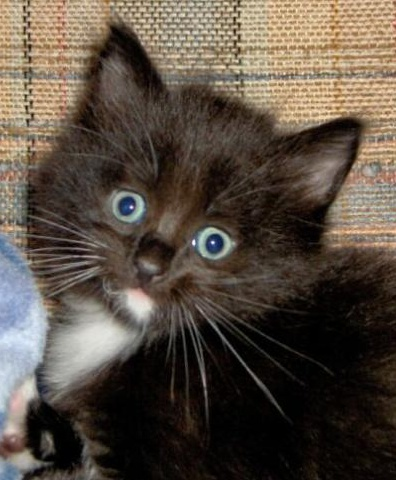
#> input picture Visual/Assignment1/data_cat/cat_0034.jpg, 396 x 480 px; its folder holds only this picture in this run
$ jupyter execute --allow-errors Untitled.ipynb
#> lines starting #> are read from the running program, lines starting #| are printed output that depends on the picture
## Visual analysis of pictures

Hanna Matera

Write a Python script which does the following:

For each image, find the width, height, and number of channels
For each image, split image into four equal-sized quadrants (i.e. top-left, top-right, bottom-left, bottom-right)
Save each of the split images in JPG format
Create and save a file containing the filename, width, height for all of the new images.

Importing packages

[cell 1]
import os
import numpy as np # creating an abbreviation to save keystrokes
import pandas as pd
import cv2
import numpy as np
import matplotlib as mpl
import matplotlib.pyplot as plt
from pathlib import Path

Installing opencv manually (as I ran into issues)

Defining a data frame where the results go, specifying data path from which images are retrieved and a lits of images from the folder

[cell 2]
#data frame
image_size_df = pd.DataFrame(columns = ['filename', 'height', 'width'])

#filepath
data_path = os.path.join("data_cat","")


# define pandas with appropriate column names
Columns = ['filename','width','height']
DATA = pd.DataFrame(columns = Columns)

# Create a list of all filenames in the image folder.
filelist = []
basepath = Path(data_path)
files_in_basepath = basepath.iterdir()
for item in files_in_basepath:
    if item.is_file():
        filelist.append(item.name)
#> further down, image is the input picture: shape (480, 396, 3); mean B, G, R 65.7, 76.6, 87.5

Creating a function that splits up the image

[cell 3]
def image_split(hght1, hght2, wdth1, wdth2, image):
    new_image = image[hght1:hght2, wdth1:wdth2]

    return(new_image)

Creating a loop which slices images, saves them separately in a new folder and creates a data frame containing information about their properties (such as height, width and number of channels)

#> (a cell that did not finish here is left out)

Reading an Image - defining jimshow

[cell 5]
def jimshow(image, title=False):
    """imshow with matplotlib dependencies
    """
    # Acquire default dots per inch value of matplotlib
    dpi = mpl.rcParams['figure.dpi']

    height, width, depth = image.shape
    figsize = width / float(dpi), height / float(dpi)

    plt.figure(figsize=figsize)

    if depth == 1:
        plt.imshow(image, cmap='gray')
    else:
        plt.imshow(cv2.cvtColor(image, cv2.COLOR_BGR2RGB))

    if title:
        plt.title(title)
    plt.axis('off')

    plt.show()

#displaying an image

#> (a cell that did not finish here is left out)

Defining height and width

[cell 7]
height = int(image.shape[0])
#> height = 480
width = int(image.shape[1])
#> width = 396

#new heights and widths
new_height = int(image.shape[0]/2)
#> new_height = 240
new_width = int(image.shape[1]/2)
#> new_width = 198

[cell 8]
#top left corner
top_left = image[0:new_height,0:new_width]
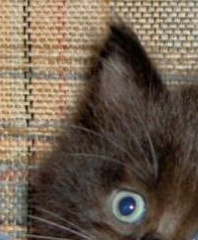
#> top_left: shape (240, 198, 3); mean B, G, R 78.7, 94.3, 109.3

jimshow(top_left, "Top left corner")

[cell 9]
#top right corner
top_right = image[0:new_height,new_width:width]
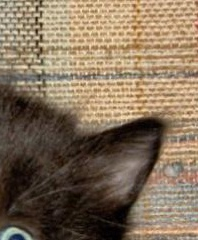
#> top_right: shape (240, 198, 3); mean B, G, R 90.4, 112, 130.9

jimshow(top_right, "Top right corner")

[cell 10]
#bottom left corner
bottom_left= image[new_height:height,0:new_width]
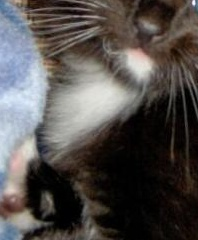
#> bottom_left: shape (240, 198, 3); mean B, G, R 76.2, 78.5, 82.7

jimshow(bottom_left, "Bottom left corner")

[cell 11]
#bottom right corner
bottom_right = image[new_height:height,new_width:width]
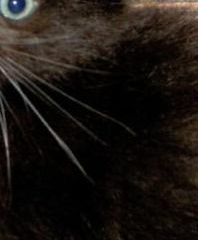
#> bottom_right: shape (240, 198, 3); mean B, G, R 17.5, 21.8, 27.2

jimshow(bottom_right, "Bottom right corner")

Defining a function that extracts width, heigth and channels

[cell 12]
def width_height_channel(self, image):

        height, width, channels = image.shape[0], image.shape[1], image.shape[2]

        return height, width, channels

Opening all picture

#> (a cell that did not finish here is left out)

[cell 14]
out_path = os.path.join("..", "Assignment1", "new_images", "new_image.png")

#saving a new image

cv2.imwrite(out_path, image)
#> Out = True

$ run again, on Visual/Assignment1/data_cat/cat_0045.jpg
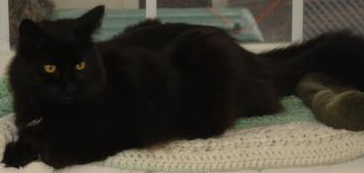
#> input picture Visual/Assignment1/data_cat/cat_0045.jpg, 364 x 173 px
#> image is the input picture: shape (173, 364, 3); mean B, G, R 48.8, 58.5, 62.1
#> `top_right = image[0:new_height,new_width:width]`:
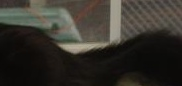
#> top_right: shape (86, 182, 3); mean B, G, R 43.7, 50.5, 53.4
#> `bottom_right = image[new_height:height,new_width:width]`:
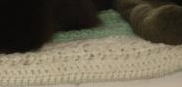
#> bottom_right: shape (87, 182, 3); mean B, G, R 78.6, 96.4, 103.4
#> Out = True

$ run again, on Visual/Assignment1/data_cat/cat_0048.jpg
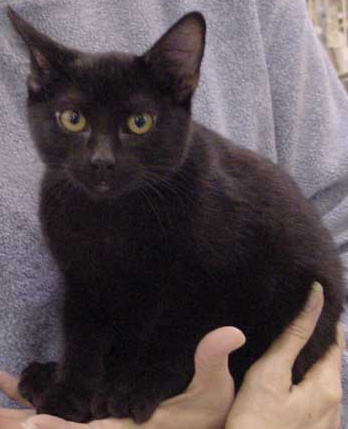
#> input picture Visual/Assignment1/data_cat/cat_0048.jpg, 348 x 429 px
#> image is the input picture: shape (429, 348, 3); mean B, G, R 81.4, 77.9, 88.8
#> `bottom_left= image[new_height:height,0:new_width]`:
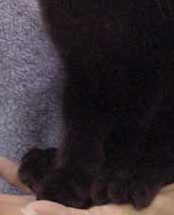
#> bottom_left: shape (215, 174, 3); mean B, G, R 49.8, 45.1, 53.3
#> `bottom_right = image[new_height:height,new_width:width]`:
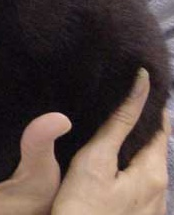
#> bottom_right: shape (215, 174, 3); mean B, G, R 67.6, 72.7, 89.2
#> Out = True

$ run again, on Visual/Assignment1/data_cat/cat_0050.jpg
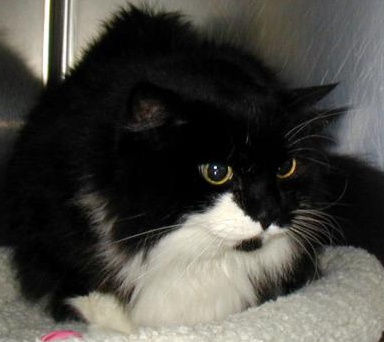
#> input picture Visual/Assignment1/data_cat/cat_0050.jpg, 384 x 342 px
#> image is the input picture: shape (342, 384, 3); mean B, G, R 64.2, 69.4, 70.8
#> `bottom_left= image[new_height:height,0:new_width]`:
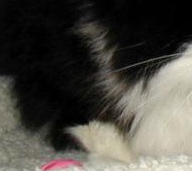
#> bottom_left: shape (171, 192, 3); mean B, G, R 65.4, 72, 74.4
#> `bottom_right = image[new_height:height,new_width:width]`:
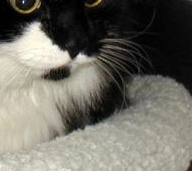
#> bottom_right: shape (171, 192, 3); mean B, G, R 100, 109.1, 111.2
#> Out = True

$ run again, on Visual/Assignment1/data_cat/cat_0036.jpg
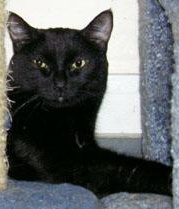
#> input picture Visual/Assignment1/data_cat/cat_0036.jpg, 179 x 209 px
#> image is the input picture: shape (209, 179, 3); mean B, G, R 98.2, 97.7, 94
#> `bottom_right = image[new_height:height,new_width:width]`:
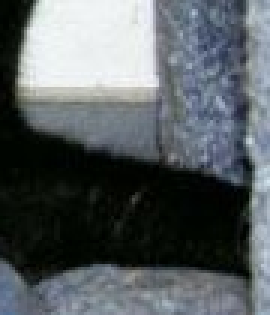
#> bottom_right: shape (105, 90, 3) (shown 3 times larger); mean B, G, R 97.9, 95, 88.6
#> Out = True
